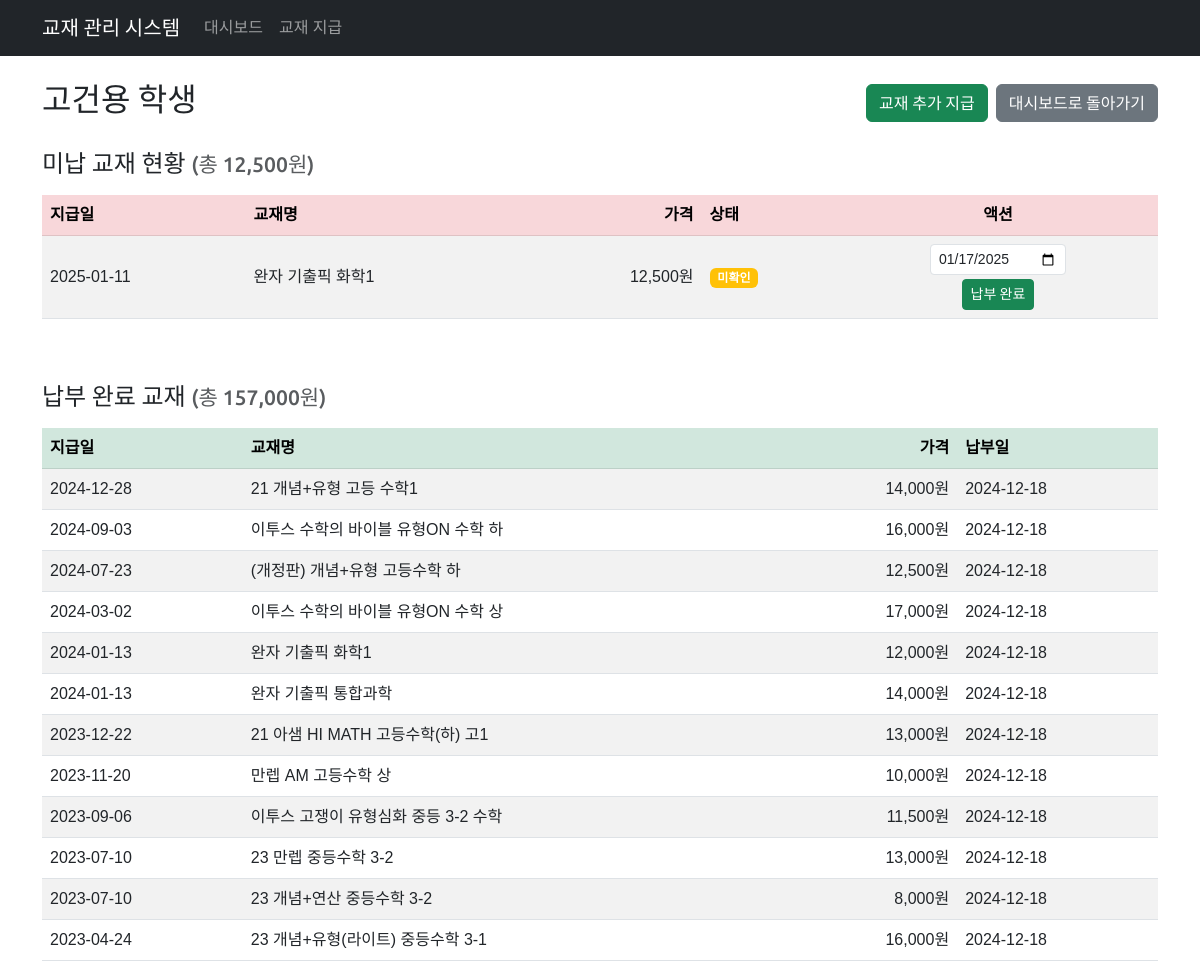
The app's page /textbook/student/189/ with its own data.
### textbook/models.py (models this page shows, shortened)
class Student(models.Model):
    name = models.CharField(max_length=255, unique=True, verbose_name='학생')
    class Meta:
        db_table = 'student'
        ordering = ['name']
        verbose_name = '학생'
        verbose_name_plural = '학생'

class Book(models.Model):
    input_date = models.DateField(verbose_name='지급일')
    book_name = models.CharField(max_length=255, verbose_name='교재')
    price = models.IntegerField(verbose_name='가격')
    checking = models.BooleanField(default=False, verbose_name='상태')
    student = models.ForeignKey(Student, on_delete=models.CASCADE, related_name='books', verbose_name='학생')
    payment_date = models.DateField(null=True, blank=True, verbose_name='수납일')
    class Meta:
        db_table = 'book'
        ordering = ['-input_date']
        verbose_name = '교재'
        verbose_name_plural = '교재'

### textbook/views.py (the view)
# urls.py: path('student/<int:student_id>/', views.student_detail, name='student_detail'),
def student_detail(request, student_id):
    student = get_object_or_404(Student, id=student_id)
    unpaid_books = student.books.filter(payment_date__isnull=True)
    paid_books = student.books.filter(payment_date__isnull=False)
    total_unpaid = unpaid_books.aggregate(total=Sum('price'))['total'] or 0
    total_paid = paid_books.aggregate(total=Sum('price'))['total'] or 0
    context = {
        'student': student,
        'unpaid_books': unpaid_books,
        'paid_books': paid_books,
        'total_unpaid': total_unpaid,
        'total_paid': total_paid,
        'today' : date.today(),
    }
    return render(request, 'textbook/student_detail.html', context)

### textbook/templates/textbook/student_detail.html (shortened to what this page needs)
{% extends 'textbook/base.html' %}
{% load humanize %}
{% block content %}
<div class="row">
    <div class="col-12">
        <div class="d-flex justify-content-between align-items-center mb-4">
            <h2>{{ student.name }} 학생</h2>
            <div class="d-flex gap-2">
                <a href="{% url 'textbook:issue_book' %}?student_id={{ student.id }}" class="btn btn-success">교재 추가 지급</a>
                <a href="{% url 'textbook:dashboard' %}" class="btn btn-secondary">
                    대시보드로 돌아가기
                </a>
            </div>
        </div>
        <h4 class="mb-3">미납 교재 현황 <small class="text-muted">(총 {{ total_unpaid|intcomma }}원)</small></h4>
        <div class="table-responsive mb-5">
            <table class="table table-striped table-hover align-middle">
                <thead class="table-danger">
                    <tr>
                        <th>지급일</th>
                        <th>교재명</th>
                        <th class="text-end">가격</th>
                        <th>상태</th>
                        <th class="text-center">액션</th>
                    </tr>
                </thead>
                <tbody>
                    {% for book in unpaid_books %}
                    <tr>
                        <td>{{ book.input_date|date:"Y-m-d" }}</td>
                        <td>{{ book.book_name }}</td>
                        <td class="text-end">{{ book.price|intcomma }}원</td>
                        <td>
                            {% if book.checking %}
                            <span class="badge bg-success">확인</span>
                            {% else %}
                            <span class="badge bg-warning">미확인</span>
                            {% endif %}
                        </td>
                        <td class="text-center">
                            <form action="{% url 'textbook:mark_as_paid' book.id %}" method="post" class="d-inline-block" onsubmit="return validateDate(this);">
                                <input type="date" name="payment_date" value="{{ today|date:'Y-m-d' }}" class="form-control form-control-sm" id="paymentDate_{{book.id}}">
                                <button type="submit" class="btn btn-success btn-sm mt-1">납부 완료</button>
                            </form>
                        </td>
                    </tr>
                    {% empty %}
                    <tr>
                        <td colspan="5" class="text-center">미납된 교재가 없습니다.</td>
                    </tr>
                    {% endfor %}
                </tbody>
            </table>
        </div>
        <h4 class="mb-3">납부 완료 교재 <small class="text-muted">(총 {{ total_paid|intcomma }}원)</small></h4>
        <div class="table-responsive">
            <table class="table table-striped table-hover align-middle">
                <thead class="table-success">
                    <tr>
                        <th>지급일</th>
                        <th>교재명</th>
                        <th class="text-end">가격</th>
                        <th>납부일</th>
                    </tr>
                </thead>
                <tbody>
                    {% for book in paid_books %}
                    <tr>
                        <td>{{ book.input_date|date:"Y-m-d" }}</td>
                        <td>{{ book.book_name }}</td>
                        <td class="text-end">{{ book.price|intcomma }}원</td>
                        <td>{{ book.payment_date|date:"Y-m-d" }}</td>
                    </tr>
                    {% empty %}
                    <tr>
                        <td colspan="4" class="text-center">납부 완료된 교재가 없습니다.</td>
                    </tr>
                    {% endfor %}
                </tbody>
            </table>
        </div>
    </div>
</div>
{% endblock %}

### textbook/templates/textbook/base.html (style rules this page uses)
body { font-family: 'Noto Sans KR', sans-serif; }
h1, h2, h3, h4, h5, h6, .navbar-brand, .btn, .pagination { font-family: 'Ubuntu', 'Noto Sans KR', sans-serif; }

### records on screen
Student: name "고건용"
Book: input_date "2025-01-11", book_name "완자 기출픽 화학1", price "12,500", checking "미확인", payment_date "01/17/2025"
Book: input_date "2024-12-28", book_name "21 개념+유형 고등 수학1", price "14,000", payment_date "2024-12-18"
Book: input_date "2024-09-03", book_name "이투스 수학의 바이블 유형ON 수학 하", price "16,000", payment_date "2024-12-18"
Book: input_date "2024-07-23", book_name "(개정판) 개념+유형 고등수학 하", price "12,500", payment_date "2024-12-18"
Book: input_date "2024-03-02", book_name "이투스 수학의 바이블 유형ON 수학 상", price "17,000", payment_date "2024-12-18"
Book: input_date "2024-01-13", book_name "완자 기출픽 화학1", price "12,000", payment_date "2024-12-18"
Book: input_date "2024-01-13", book_name "완자 기출픽 통합과학", price "14,000", payment_date "2024-12-18"
Book: input_date "2023-12-22", book_name "21 아샘 HI MATH 고등수학(하) 고1", price "13,000", payment_date "2024-12-18"
Book: input_date "2023-11-20", book_name "만렙 AM 고등수학 상", price "10,000", payment_date "2024-12-18"
Book: input_date "2023-09-06", book_name "이투스 고쟁이 유형심화 중등 3-2 수학", price "11,500", payment_date "2024-12-18"
Book: input_date "2023-07-10", book_name "23 만렙 중등수학 3-2", price "13,000", payment_date "2024-12-18"
Book: input_date "2023-07-10", book_name "23 개념+연산 중등수학 3-2", price "8,000", payment_date "2024-12-18"
Book: input_date "2023-04-24", book_name "23 개념+유형(라이트) 중등수학 3-1", price "16,000", payment_date "2024-12-18"

### other values on screen
{{ total_unpaid|intcomma }} "12,500"
{{ total_paid|intcomma }} "157,000"
